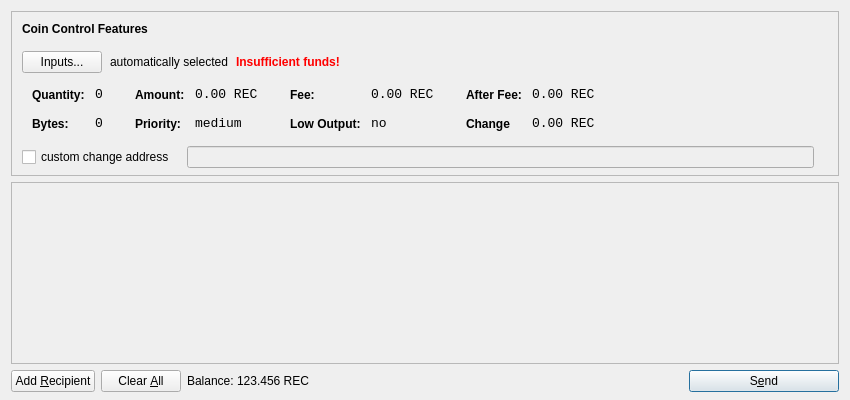
<?xml version="1.0" encoding="UTF-8"?>
<ui version="4.0">
 <class>SendCoinsDialog</class>
 <widget class="QDialog" name="SendCoinsDialog">
  <property name="geometry">
   <rect>
    <x>0</x>
    <y>0</y>
    <width>850</width>
    <height>400</height>
   </rect>
  </property>
  <property name="windowTitle">
   <string>Send Coins</string>
  </property>
  <layout class="QVBoxLayout" name="verticalLayout" stretch="0,1,0">
   <property name="bottomMargin">
    <number>8</number>
   </property>
   <item>
    <widget class="QFrame" name="frameCoinControl">
     <property name="sizePolicy">
      <sizepolicy hsizetype="Expanding" vsizetype="Expanding">
       <horstretch>0</horstretch>
       <verstretch>0</verstretch>
      </sizepolicy>
     </property>
     <property name="maximumSize">
      <size>
       <width>16777215</width>
       <height>16777215</height>
      </size>
     </property>
     <property name="frameShape">
      <enum>QFrame::StyledPanel</enum>
     </property>
     <property name="frameShadow">
      <enum>QFrame::Sunken</enum>
     </property>
     <layout class="QVBoxLayout" name="verticalLayoutCoinControl2">
      <property name="spacing">
       <number>6</number>
      </property>
      <property name="leftMargin">
       <number>0</number>
      </property>
      <property name="topMargin">
       <number>0</number>
      </property>
      <property name="rightMargin">
       <number>0</number>
      </property>
      <property name="bottomMargin">
       <number>6</number>
      </property>
      <item>
       <layout class="QVBoxLayout" name="verticalLayoutCoinControl" stretch="0,0,0,0,1">
        <property name="spacing">
         <number>0</number>
        </property>
        <property name="leftMargin">
         <number>10</number>
        </property>
        <property name="topMargin">
         <number>10</number>
        </property>
        <item>
         <layout class="QHBoxLayout" name="horizontalLayoutCoinControl1">
          <property name="bottomMargin">
           <number>15</number>
          </property>
          <item>
           <widget class="QLabel" name="labelCoinControlFeatures">
            <property name="sizePolicy">
             <sizepolicy hsizetype="Preferred" vsizetype="Maximum">
              <horstretch>0</horstretch>
              <verstretch>0</verstretch>
             </sizepolicy>
            </property>
            <property name="font">
             <font>
              <weight>75</weight>
              <bold>true</bold>
             </font>
            </property>
            <property name="styleSheet">
             <string notr="true">font-weight:bold;</string>
            </property>
            <property name="text">
             <string>Coin Control Features</string>
            </property>
           </widget>
          </item>
         </layout>
        </item>
        <item>
         <layout class="QHBoxLayout" name="horizontalLayoutCoinControl2" stretch="0,0,0,0">
          <property name="spacing">
           <number>8</number>
          </property>
          <property name="bottomMargin">
           <number>10</number>
          </property>
          <item>
           <widget class="QPushButton" name="pushButtonCoinControl">
            <property name="styleSheet">
             <string notr="true"/>
            </property>
            <property name="text">
             <string>Inputs...</string>
            </property>
           </widget>
          </item>
          <item>
           <widget class="QLabel" name="labelCoinControlAutomaticallySelected">
            <property name="text">
             <string>automatically selected</string>
            </property>
            <property name="margin">
             <number>5</number>
            </property>
           </widget>
          </item>
          <item>
           <widget class="QLabel" name="labelCoinControlInsuffFunds">
            <property name="font">
             <font>
              <weight>75</weight>
              <bold>true</bold>
             </font>
            </property>
            <property name="styleSheet">
             <string notr="true">color:red;font-weight:bold;</string>
            </property>
            <property name="text">
             <string>Insufficient funds!</string>
            </property>
            <property name="margin">
             <number>5</number>
            </property>
           </widget>
          </item>
          <item>
           <spacer name="horizontalSpacerCoinControl">
            <property name="orientation">
             <enum>Qt::Horizontal</enum>
            </property>
            <property name="sizeHint" stdset="0">
             <size>
              <width>40</width>
              <height>1</height>
             </size>
            </property>
           </spacer>
          </item>
         </layout>
        </item>
        <item>
         <widget class="QWidget" name="widgetCoinControl" native="true">
          <property name="sizePolicy">
           <sizepolicy hsizetype="Preferred" vsizetype="Preferred">
            <horstretch>0</horstretch>
            <verstretch>0</verstretch>
           </sizepolicy>
          </property>
          <property name="minimumSize">
           <size>
            <width>0</width>
            <height>0</height>
           </size>
          </property>
          <property name="styleSheet">
           <string notr="true"/>
          </property>
          <layout class="QHBoxLayout" name="horizontalLayoutCoinControl5">
           <property name="leftMargin">
            <number>0</number>
           </property>
           <property name="topMargin">
            <number>0</number>
           </property>
           <property name="rightMargin">
            <number>0</number>
           </property>
           <property name="bottomMargin">
            <number>0</number>
           </property>
           <item>
            <layout class="QHBoxLayout" name="horizontalLayoutCoinControl3" stretch="0,0,0,1">
             <property name="spacing">
              <number>20</number>
             </property>
             <property name="topMargin">
              <number>0</number>
             </property>
             <property name="bottomMargin">
              <number>10</number>
             </property>
             <item>
              <layout class="QFormLayout" name="formLayoutCoinControl1">
               <property name="horizontalSpacing">
                <number>10</number>
               </property>
               <property name="verticalSpacing">
                <number>14</number>
               </property>
               <property name="leftMargin">
                <number>10</number>
               </property>
               <property name="topMargin">
                <number>4</number>
               </property>
               <property name="rightMargin">
                <number>6</number>
               </property>
               <item row="0" column="0">
                <widget class="QLabel" name="labelCoinControlQuantityText">
                 <property name="styleSheet">
                  <string notr="true">font-weight:bold;</string>
                 </property>
                 <property name="text">
                  <string>Quantity:</string>
                 </property>
                 <property name="margin">
                  <number>0</number>
                 </property>
                </widget>
               </item>
               <item row="0" column="1">
                <widget class="QLabel" name="labelCoinControlQuantity">
                 <property name="font">
                  <font>
                   <family>Monospace</family>
                   <pointsize>10</pointsize>
                  </font>
                 </property>
                 <property name="cursor">
                  <cursorShape>IBeamCursor</cursorShape>
                 </property>
                 <property name="contextMenuPolicy">
                  <enum>Qt::ActionsContextMenu</enum>
                 </property>
                 <property name="text">
                  <string>0</string>
                 </property>
                 <property name="margin">
                  <number>0</number>
                 </property>
                 <property name="textInteractionFlags">
                  <set>Qt::LinksAccessibleByMouse|Qt::TextSelectableByKeyboard|Qt::TextSelectableByMouse</set>
                 </property>
                </widget>
               </item>
               <item row="1" column="0">
                <widget class="QLabel" name="labelCoinControlBytesText">
                 <property name="styleSheet">
                  <string notr="true">font-weight:bold;</string>
                 </property>
                 <property name="text">
                  <string>Bytes:</string>
                 </property>
                </widget>
               </item>
               <item row="1" column="1">
                <widget class="QLabel" name="labelCoinControlBytes">
                 <property name="font">
                  <font>
                   <family>Monospace</family>
                   <pointsize>10</pointsize>
                  </font>
                 </property>
                 <property name="cursor">
                  <cursorShape>IBeamCursor</cursorShape>
                 </property>
                 <property name="contextMenuPolicy">
                  <enum>Qt::ActionsContextMenu</enum>
                 </property>
                 <property name="text">
                  <string>0</string>
                 </property>
                 <property name="textInteractionFlags">
                  <set>Qt::LinksAccessibleByMouse|Qt::TextSelectableByKeyboard|Qt::TextSelectableByMouse</set>
                 </property>
                </widget>
               </item>
              </layout>
             </item>
             <item>
              <layout class="QFormLayout" name="formLayoutCoinControl2">
               <property name="horizontalSpacing">
                <number>10</number>
               </property>
               <property name="verticalSpacing">
                <number>14</number>
               </property>
               <property name="leftMargin">
                <number>6</number>
               </property>
               <property name="topMargin">
                <number>4</number>
               </property>
               <property name="rightMargin">
                <number>6</number>
               </property>
               <item row="0" column="0">
                <widget class="QLabel" name="labelCoinControlAmountText">
                 <property name="styleSheet">
                  <string notr="true">font-weight:bold;</string>
                 </property>
                 <property name="text">
                  <string>Amount:</string>
                 </property>
                 <property name="margin">
                  <number>0</number>
                 </property>
                </widget>
               </item>
               <item row="0" column="1">
                <widget class="QLabel" name="labelCoinControlAmount">
                 <property name="font">
                  <font>
                   <family>Monospace</family>
                   <pointsize>10</pointsize>
                  </font>
                 </property>
                 <property name="cursor">
                  <cursorShape>IBeamCursor</cursorShape>
                 </property>
                 <property name="contextMenuPolicy">
                  <enum>Qt::ActionsContextMenu</enum>
                 </property>
                 <property name="text">
                  <string notr="true">0.00 REC</string>
                 </property>
                 <property name="textInteractionFlags">
                  <set>Qt::LinksAccessibleByMouse|Qt::TextSelectableByKeyboard|Qt::TextSelectableByMouse</set>
                 </property>
                </widget>
               </item>
               <item row="1" column="0">
                <widget class="QLabel" name="labelCoinControlPriorityText">
                 <property name="styleSheet">
                  <string notr="true">font-weight:bold;</string>
                 </property>
                 <property name="text">
                  <string>Priority:</string>
                 </property>
                </widget>
               </item>
               <item row="1" column="1">
                <widget class="QLabel" name="labelCoinControlPriority">
                 <property name="font">
                  <font>
                   <family>Monospace</family>
                   <pointsize>10</pointsize>
                  </font>
                 </property>
                 <property name="cursor">
                  <cursorShape>IBeamCursor</cursorShape>
                 </property>
                 <property name="contextMenuPolicy">
                  <enum>Qt::ActionsContextMenu</enum>
                 </property>
                 <property name="text">
                  <string>medium</string>
                 </property>
                 <property name="textInteractionFlags">
                  <set>Qt::LinksAccessibleByMouse|Qt::TextSelectableByKeyboard|Qt::TextSelectableByMouse</set>
                 </property>
                </widget>
               </item>
              </layout>
             </item>
             <item>
              <layout class="QFormLayout" name="formLayoutCoinControl3">
               <property name="horizontalSpacing">
                <number>10</number>
               </property>
               <property name="verticalSpacing">
                <number>14</number>
               </property>
               <property name="leftMargin">
                <number>6</number>
               </property>
               <property name="topMargin">
                <number>4</number>
               </property>
               <property name="rightMargin">
                <number>6</number>
               </property>
               <item row="0" column="0">
                <widget class="QLabel" name="labelCoinControlFeeText">
                 <property name="styleSheet">
                  <string notr="true">font-weight:bold;</string>
                 </property>
                 <property name="text">
                  <string>Fee:</string>
                 </property>
                 <property name="margin">
                  <number>0</number>
                 </property>
                </widget>
               </item>
               <item row="0" column="1">
                <widget class="QLabel" name="labelCoinControlFee">
                 <property name="font">
                  <font>
                   <family>Monospace</family>
                   <pointsize>10</pointsize>
                  </font>
                 </property>
                 <property name="cursor">
                  <cursorShape>IBeamCursor</cursorShape>
                 </property>
                 <property name="contextMenuPolicy">
                  <enum>Qt::ActionsContextMenu</enum>
                 </property>
                 <property name="text">
                  <string notr="true">0.00 REC</string>
                 </property>
                 <property name="textInteractionFlags">
                  <set>Qt::LinksAccessibleByMouse|Qt::TextSelectableByKeyboard|Qt::TextSelectableByMouse</set>
                 </property>
                </widget>
               </item>
               <item row="1" column="0">
                <widget class="QLabel" name="labelCoinControlLowOutputText">
                 <property name="styleSheet">
                  <string notr="true">font-weight:bold;</string>
                 </property>
                 <property name="text">
                  <string>Low Output:</string>
                 </property>
                </widget>
               </item>
               <item row="1" column="1">
                <widget class="QLabel" name="labelCoinControlLowOutput">
                 <property name="font">
                  <font>
                   <family>Monospace</family>
                   <pointsize>10</pointsize>
                  </font>
                 </property>
                 <property name="cursor">
                  <cursorShape>IBeamCursor</cursorShape>
                 </property>
                 <property name="contextMenuPolicy">
                  <enum>Qt::ActionsContextMenu</enum>
                 </property>
                 <property name="text">
                  <string>no</string>
                 </property>
                 <property name="textInteractionFlags">
                  <set>Qt::LinksAccessibleByMouse|Qt::TextSelectableByKeyboard|Qt::TextSelectableByMouse</set>
                 </property>
                </widget>
               </item>
              </layout>
             </item>
             <item>
              <layout class="QFormLayout" name="formLayoutCoinControl4">
               <property name="horizontalSpacing">
                <number>10</number>
               </property>
               <property name="verticalSpacing">
                <number>14</number>
               </property>
               <property name="leftMargin">
                <number>6</number>
               </property>
               <property name="topMargin">
                <number>4</number>
               </property>
               <property name="rightMargin">
                <number>6</number>
               </property>
               <item row="0" column="0">
                <widget class="QLabel" name="labelCoinControlAfterFeeText">
                 <property name="styleSheet">
                  <string notr="true">font-weight:bold;</string>
                 </property>
                 <property name="text">
                  <string>After Fee:</string>
                 </property>
                 <property name="margin">
                  <number>0</number>
                 </property>
                </widget>
               </item>
               <item row="0" column="1">
                <widget class="QLabel" name="labelCoinControlAfterFee">
                 <property name="font">
                  <font>
                   <family>Monospace</family>
                   <pointsize>10</pointsize>
                  </font>
                 </property>
                 <property name="cursor">
                  <cursorShape>IBeamCursor</cursorShape>
                 </property>
                 <property name="contextMenuPolicy">
                  <enum>Qt::ActionsContextMenu</enum>
                 </property>
                 <property name="text">
                  <string notr="true">0.00 REC</string>
                 </property>
                 <property name="textInteractionFlags">
                  <set>Qt::LinksAccessibleByMouse|Qt::TextSelectableByKeyboard|Qt::TextSelectableByMouse</set>
                 </property>
                </widget>
               </item>
               <item row="1" column="0">
                <widget class="QLabel" name="labelCoinControlChangeText">
                 <property name="styleSheet">
                  <string notr="true">font-weight:bold;</string>
                 </property>
                 <property name="text">
                  <string>Change</string>
                 </property>
                </widget>
               </item>
               <item row="1" column="1">
                <widget class="QLabel" name="labelCoinControlChange">
                 <property name="font">
                  <font>
                   <family>Monospace</family>
                   <pointsize>10</pointsize>
                  </font>
                 </property>
                 <property name="cursor">
                  <cursorShape>IBeamCursor</cursorShape>
                 </property>
                 <property name="contextMenuPolicy">
                  <enum>Qt::ActionsContextMenu</enum>
                 </property>
                 <property name="text">
                  <string notr="true">0.00 REC</string>
                 </property>
                 <property name="textInteractionFlags">
                  <set>Qt::LinksAccessibleByMouse|Qt::TextSelectableByKeyboard|Qt::TextSelectableByMouse</set>
                 </property>
                </widget>
               </item>
              </layout>
             </item>
            </layout>
           </item>
          </layout>
         </widget>
        </item>
        <item>
         <layout class="QHBoxLayout" name="horizontalLayoutCoinControl4" stretch="0,0,0">
          <property name="spacing">
           <number>12</number>
          </property>
          <property name="sizeConstraint">
           <enum>QLayout::SetDefaultConstraint</enum>
          </property>
          <property name="topMargin">
           <number>5</number>
          </property>
          <property name="rightMargin">
           <number>5</number>
          </property>
          <item>
           <widget class="QCheckBox" name="checkBoxCoinControlChange">
            <property name="text">
             <string>custom change address</string>
            </property>
           </widget>
          </item>
          <item>
           <widget class="QLineEdit" name="lineEditCoinControlChange">
            <property name="enabled">
             <bool>false</bool>
            </property>
            <property name="sizePolicy">
             <sizepolicy hsizetype="Expanding" vsizetype="Fixed">
              <horstretch>0</horstretch>
              <verstretch>0</verstretch>
             </sizepolicy>
            </property>
           </widget>
          </item>
          <item>
           <widget class="QLabel" name="labelCoinControlChangeLabel">
            <property name="sizePolicy">
             <sizepolicy hsizetype="Preferred" vsizetype="Expanding">
              <horstretch>0</horstretch>
              <verstretch>0</verstretch>
             </sizepolicy>
            </property>
            <property name="minimumSize">
             <size>
              <width>0</width>
              <height>0</height>
             </size>
            </property>
            <property name="text">
             <string/>
            </property>
            <property name="margin">
             <number>3</number>
            </property>
           </widget>
          </item>
         </layout>
        </item>
        <item>
         <spacer name="verticalSpacerCoinControl">
          <property name="orientation">
           <enum>Qt::Vertical</enum>
          </property>
          <property name="sizeHint" stdset="0">
           <size>
            <width>800</width>
            <height>1</height>
           </size>
          </property>
         </spacer>
        </item>
       </layout>
      </item>
     </layout>
    </widget>
   </item>
   <item>
    <widget class="QScrollArea" name="scrollArea">
     <property name="widgetResizable">
      <bool>true</bool>
     </property>
     <widget class="QWidget" name="scrollAreaWidgetContents">
      <property name="geometry">
       <rect>
        <x>0</x>
        <y>0</y>
        <width>830</width>
        <height>172</height>
       </rect>
      </property>
      <layout class="QVBoxLayout" name="verticalLayout_2">
       <property name="leftMargin">
        <number>0</number>
       </property>
       <property name="topMargin">
        <number>0</number>
       </property>
       <property name="rightMargin">
        <number>0</number>
       </property>
       <property name="bottomMargin">
        <number>0</number>
       </property>
       <item>
        <layout class="QVBoxLayout" name="entries">
         <property name="spacing">
          <number>6</number>
         </property>
        </layout>
       </item>
       <item>
        <spacer name="verticalSpacer">
         <property name="orientation">
          <enum>Qt::Vertical</enum>
         </property>
         <property name="sizeHint" stdset="0">
          <size>
           <width>20</width>
           <height>40</height>
          </size>
         </property>
        </spacer>
       </item>
      </layout>
     </widget>
    </widget>
   </item>
   <item>
    <layout class="QHBoxLayout" name="horizontalLayout">
     <item>
      <widget class="QPushButton" name="addButton">
       <property name="toolTip">
        <string>Send to multiple recipients at once</string>
       </property>
       <property name="styleSheet">
        <string notr="true"/>
       </property>
       <property name="text">
        <string>Add &amp;Recipient</string>
       </property>
       <property name="autoDefault">
        <bool>false</bool>
       </property>
      </widget>
     </item>
     <item>
      <widget class="QPushButton" name="clearButton">
       <property name="sizePolicy">
        <sizepolicy hsizetype="Minimum" vsizetype="Fixed">
         <horstretch>0</horstretch>
         <verstretch>0</verstretch>
        </sizepolicy>
       </property>
       <property name="toolTip">
        <string>Remove all transaction fields</string>
       </property>
       <property name="styleSheet">
        <string notr="true"/>
       </property>
       <property name="text">
        <string>Clear &amp;All</string>
       </property>
       <property name="autoRepeatDelay">
        <number>300</number>
       </property>
       <property name="autoDefault">
        <bool>false</bool>
       </property>
      </widget>
     </item>
     <item>
      <layout class="QHBoxLayout" name="horizontalLayout_2">
       <property name="spacing">
        <number>3</number>
       </property>
       <item>
        <widget class="QLabel" name="label">
         <property name="sizePolicy">
          <sizepolicy hsizetype="Preferred" vsizetype="Fixed">
           <horstretch>0</horstretch>
           <verstretch>0</verstretch>
          </sizepolicy>
         </property>
         <property name="text">
          <string>Balance:</string>
         </property>
        </widget>
       </item>
       <item>
        <widget class="QLabel" name="labelBalance">
         <property name="sizePolicy">
          <sizepolicy hsizetype="Preferred" vsizetype="Fixed">
           <horstretch>0</horstretch>
           <verstretch>0</verstretch>
          </sizepolicy>
         </property>
         <property name="cursor">
          <cursorShape>IBeamCursor</cursorShape>
         </property>
         <property name="text">
          <string notr="true">123.456 REC</string>
         </property>
         <property name="textInteractionFlags">
          <set>Qt::LinksAccessibleByMouse|Qt::TextSelectableByKeyboard|Qt::TextSelectableByMouse</set>
         </property>
        </widget>
       </item>
      </layout>
     </item>
     <item>
      <spacer name="horizontalSpacer">
       <property name="orientation">
        <enum>Qt::Horizontal</enum>
       </property>
       <property name="sizeHint" stdset="0">
        <size>
         <width>40</width>
         <height>20</height>
        </size>
       </property>
      </spacer>
     </item>
     <item>
      <widget class="QPushButton" name="sendButton">
       <property name="minimumSize">
        <size>
         <width>150</width>
         <height>0</height>
        </size>
       </property>
       <property name="toolTip">
        <string>Confirm the send action</string>
       </property>
       <property name="styleSheet">
        <string notr="true"/>
       </property>
       <property name="text">
        <string>S&amp;end</string>
       </property>
       <property name="icon">
        <iconset resource="../royalempirecoin.qrc">
         <normaloff>:/icons/send</normaloff>:/icons/send</iconset>
       </property>
       <property name="default">
        <bool>true</bool>
       </property>
      </widget>
     </item>
    </layout>
   </item>
  </layout>
 </widget>
 <resources>
  <include location="../royalempirecoin.qrc"/>
 </resources>
 <connections/>
</ui>
